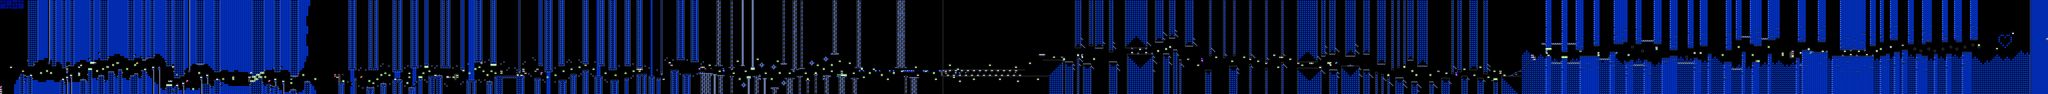

A 2D game scene composited from a Tiled map and its tileset images. What follows is a short description and the map's XML, with each tile layer's data collapsed to a summary:
An orthogonal 1023x47 tile map with 16x16 px tiles, 2 tile layers (SP, ...), 2 tilesets, 2 image layers.

<map version="1.10" tiledversion="1.11.2" orientation="orthogonal" renderorder="right-down" width="1023" height="47" tilewidth="16" tileheight="16" infinite="0" nextlayerid="5" nextobjectid="1">
 <editorsettings>
  <chunksize width="16" height="27" />
  <export target="../LEVELS/LEVEL DATA/lvlset_A/sunshine.csv" format="csv" />
 </editorsettings>
 <tileset firstgid="1" name="famidash" tilewidth="16" tileheight="16" tilecount="256" columns="16">
  <image source="../../../GRAPHICS/famidash.bmp" width="256" height="256" />
 </tileset>
 <tileset firstgid="257" name="sprites" tilewidth="16" tileheight="16" tilecount="256" columns="16">
  <image source="../../../GRAPHICS/sprites.png" width="256" height="256" />
 </tileset>
 <imagelayer id="3" name="Image Layer 1" parallaxx="0.9" parallaxy="0.9" repeatx="1" repeaty="1">
  <image source="../../../GRAPHICS/Old/parallax Blue.bmp" width="144" height="72" />
 </imagelayer>
 <imagelayer id="4" name="Image Layer 2" offsetx="0" offsety="752" repeatx="1">
  <image source="../../../GRAPHICS/ground.bmp" width="64" height="128" />
 </imagelayer>
 <layer id="1" width="1023" height="47">
  <data>[48081 cells, 48081 non-empty, 74 distinct tile ids]</data>
 </layer>
 <layer id="2" name="SP" width="1023" height="47">
  <data>[48081 cells, 380 non-empty, 63 distinct tile ids]</data>
 </layer>
</map>
